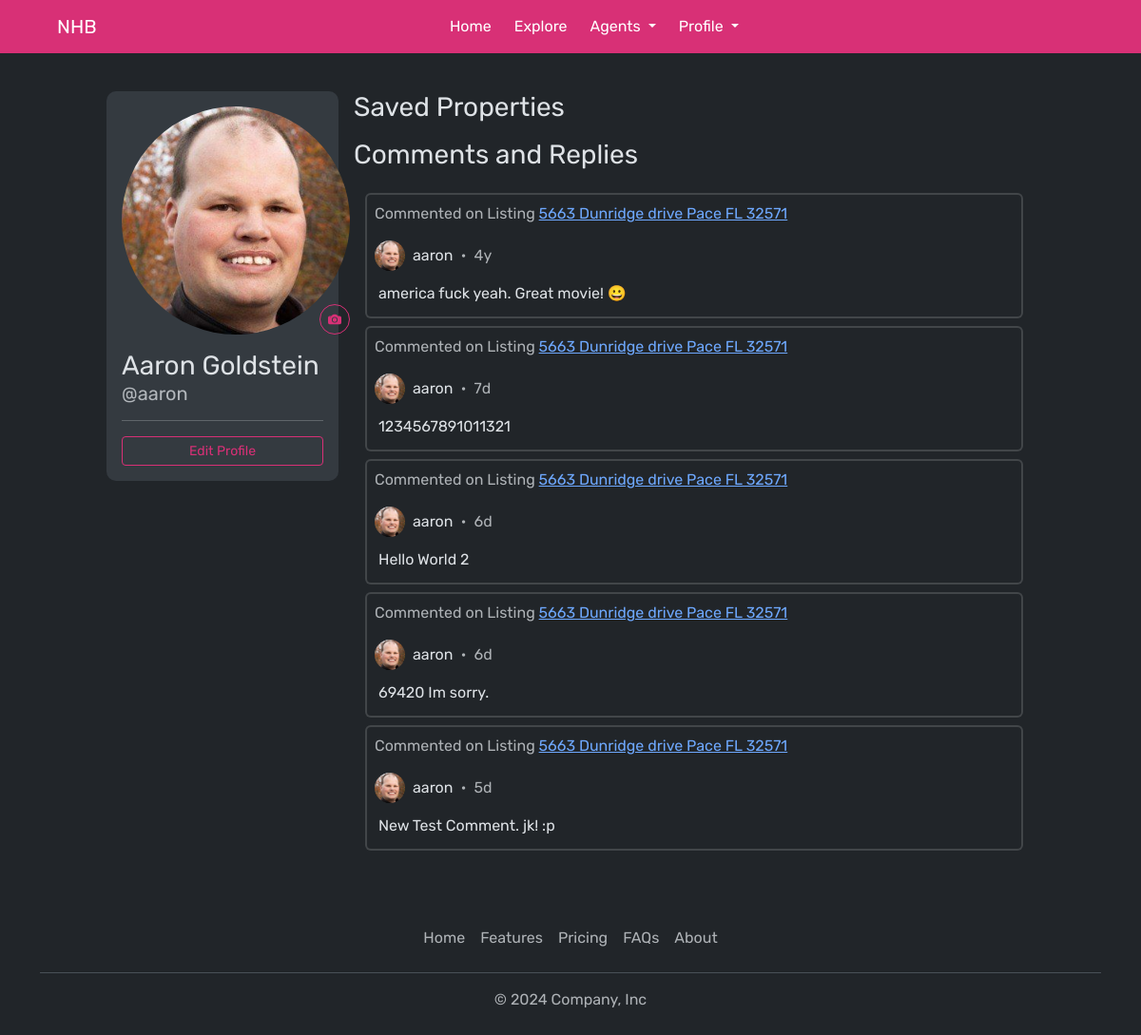
Page /profile/user=aaron/ (signed in) on the earlier database version.
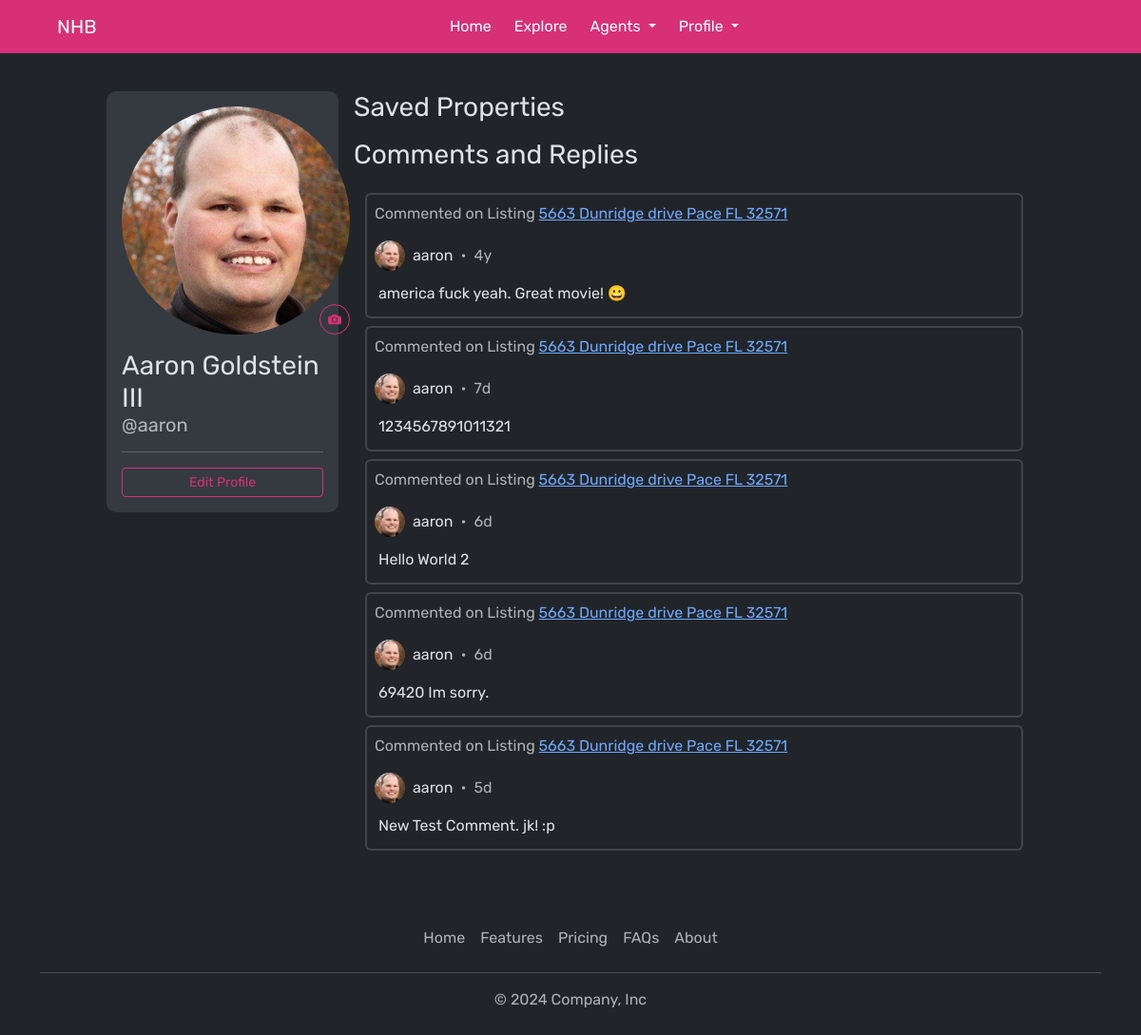
Same page on the later database version.
### profiles/models.py (models this page shows, shortened)
class Profile(models.Model):
    user = models.ForeignKey(User, on_delete=models.CASCADE)
    theme = models.CharField(choices=[('light','light'), ('dark','dark')], max_length=100, default='dark')
    goal = models.CharField(choices=GOAL_CHOICES, max_length=100, default='Searching for Investment Property')
    phone_number = models.CharField(max_length=10, blank=True, null=True)
    location = models.CharField(max_length=100, blank=True, null=True)
    profile_picture = models.ImageField(upload_to='profile_pictures', blank=True, null=True)

### property/models.py (models this page shows, shortened)
class Comment(models.Model):
    profile = models.ForeignKey(Profile, on_delete=models.CASCADE)
    property_id = models.CharField(max_length=100)
    property_address = models.CharField(max_length=250)
    text = models.CharField(max_length=999)
    timestamp = models.DateTimeField(auto_now_add=True)
    updated = models.DateTimeField(auto_now=True)
    archived = models.BooleanField(default=False)
    def detail_page_endpoint(self):
        return f'/property/detail/{self.property_address}/'

### profiles/views.py (the view)
# urls.py: path('user=<str:username>/', views.profile_view, name='profile'),
@login_required(login_url='/account/login/')
def profile_view(request, username:str, *args, **kwargs):
    profile = Profile.objects.get(user__username=username)
    form = UpdateProfileForm(initial={
        'first_name': profile.user.first_name,
        'last_name': profile.user.last_name,
        'email': profile.user.email,
        'phone_number': profile.phone_number,
        'location': profile.location,
        'goal': profile.goal
    })
    return render(request, 'profile/profile-detail.html', {'profile': profile, 'form': form })

### property/templatetags/time_delta.py (called while the page is built)
@register.filter(name='time_delta')
def time_delta(value: datetime)-> str:
    now = datetime.now().astimezone(UTC)
    delta = now - value
    if delta.days > 365:
        return f'{delta.days // 365}y'
    elif delta.days > 30:
        return f'{delta.days // 30}m'
    elif delta.days > 1:
        return f'{delta.days}d'
    elif delta.seconds > 3600:
        return f'{delta.seconds // 3600}h'
    elif delta.seconds > 60:
        return f'{delta.seconds // 60}min'
    else:
        return f'{delta.seconds}s'

### templates/profile/profile-detail.html (shortened to what this page needs)
{% extends "base.html" %}
{% block content %}
{% load time_delta%}
<div class="container col-sm-10 my-5 mx-auto">
    <div class="profile-container">
        <div class="profile-info">
            <div>
                <div class="mb-3 justify-content-center text-center">
                    <div class="profile-picture">
                        {% if user == profile.user %}
                            <label for="file-input"
                            id="mobile-change-picture-button"
                            class="btn btn-sm love rounded-circle"
                            >{% include "icons/camera.html" %}
                            </label>
                        {% endif %}
                        {% if profile.profile_picture %}
                            <img id="profile-img" src="{{ profile.profile_picture.url }}" alt="Profile Picture">
                        {% else %}
                            <img id="profile-img" src="/media/profile_pictures/default/default.png" alt="Profile Picture">
                        {% endif %}
                    </div>
                </div>
                <h3 class="mb-0">{{ profile.user.first_name }} {{ profile.user.last_name }}</h3>
                <h5 class="text-muted mb-3">@{{ profile.user.username }}</h5>
                <hr></hr>
                {% if user == profile.user %}
                <button id="edit-profile-button" class="btn btn-sm love w-100" onclick="ShowUpdateProfileForm()">Edit Profile</button>
                {% endif %}
            </div>
        </div>
        <div class="profile-content">
            <div id="saved-properties mb-4">
                <h3 class="mb-3">Saved Properties</h3>
            </div>
            <div id="comments">
                <h3 class="mb-4">Comments and Replies</h3>
                <div class="container">
                    {% for comment in profile.comment_set.all %}
                        <div id="comment-{{ comment.id }}" class="card mb-2 p-2 border-2">
                            <p class="text-muted">
                                Commented on Listing
                                <a href="{{comment.detail_page_endpoint}}">{{ comment.property_address }}</a>
                            </p>
                            <div class='d-flex align-items-center mb-2'>
                                {% if not comment.profile.profile_picture %}
                                    {% include "icons/profile-icon.html" %}
                                {% else %}
                                    <img src="{{ comment.profile.profile_picture.url }}" class="profile-badge" alt="profile picture">
                                {% endif %}
                                <p class="m-0 ms-2">{{ comment.profile.user.username }}</p>
                                <p class="m-0 text-muted">&ensp;&#8226;&ensp;{{ comment.timestamp|time_delta }}</p>
                            </div>
                            <p id="comment-text-{{comment.id}}" class="card-text my-1 ms-1">{{ comment.text }}</p>
                        </div>
                    {% endfor %}
                 </div>
            </div>
        </div>
    </div>
</div>
{% endblock %}

### templates/base.html (shortened to what this page needs)
<!DOCTYPE html>
<html lang="en" data-bs-theme="{% if not user.is_authenticated %}light{% else %}{{ request.user.profile_set.first.theme }}{% endif %}">
<head>
    {% load static %}
    <link rel="stylesheet" type="text/css" href={% static "css/styles.css" %}>
    <link href="https://cdn.jsdelivr.net/npm/bootstrap@5.3.3/dist/css/bootstrap.min.css" rel="stylesheet">
    <link rel="stylesheet" href="https://unpkg.com/leaflet@1.9.4/dist/leaflet.css" />
</head>
<body hx-headers='{"X-CSRFToken": "{{ csrf_token }}"}' >
    {% include 'components/nav.html' %}
    <div id="app-container" class="pt-5 position-relative" style="min-height: 80vh!important;">
    {% block content %}
    {% endblock %}
    </div>
    {% include 'components/toast-container.html' %}
    {% if not "/explore/" in request.get_full_path %}
        {% include 'components/footer.html' %}
    {% endif %}
</body>
</html>

### templates/components/nav.html (shortened to what this page needs)
<nav
id="navbar"
class="navbar navbar-expand-lg px-sm-5 position-fixed w-100"
style="z-index: 9998; background-color: var(--love);"
data-bs-theme="dark"
>
    <div class="container-fluid">
        <a class="navbar-brand" href="/">NHB</a>
        <div class="collapse navbar-collapse justify-content-center" id="navbarSupportedContent">
            <ul class="navbar-nav mb-2 mb-lg-0">
                <li class="nav-item me-2">
                    <a class="nav-link {% if request.get_full_path == '/' %}active{% endif %}" aria-current="page" href="/">
                        Home
                    </a>
                </li>
                <li class="nav-item me-2">
                    <a class="nav-link {% if '/explore/' in request.get_full_path %}active{% endif %}" href="/explore/">
                        Explore
                    </a>
                </li>
                <li class="nav-item me-2 dropdown" >
                    <a class="nav-link dropdown-toggle {% if '/agents/' in request.get_full_path %}active{% endif %}" href="#" role="button" data-bs-toggle="dropdown" aria-expanded="false">
                        Agents
                    </a>
                </li>
                {% if not user.is_authenticated %}
                <li class="nav-item me-2">
                    <a class="nav-link" href="/account/register/">Login / Signup</a>
                </li>
                {% else %}
                <li class="nav-item me-2 dropdown">
                    <a class="nav-link dropdown-toggle {% if '/profile/' in request.get_full_path %}active{% endif %}" href="#" role="button" data-bs-toggle="dropdown" aria-expanded="false">
                        Profile
                    </a>
                </li>
                {% endif %}
            </ul>
        </div>
    </div>
</nav>

### templates/profile/partials/update-profile-form.html (shortened to what this page needs)
{% load crispy_forms_tags %}

### templates/components/toast-container.html (shortened to what this page needs)
<div id='toast-container' class="toast-container">
</div>

### templates/components/footer.html
<div id="footer" class="container">
    <footer class="py-3 my-4">
      <ul class="nav justify-content-center border-bottom pb-3 mb-3">
        <li class="nav-item"><a href="/" class="nav-link px-2 text-body-secondary">Home</a></li>
        <li class="nav-item"><a href="#" class="nav-link px-2 text-body-secondary">Features</a></li>
        <li class="nav-item"><a href="#" class="nav-link px-2 text-body-secondary">Pricing</a></li>
        <li class="nav-item"><a href="#" class="nav-link px-2 text-body-secondary">FAQs</a></li>
        <li class="nav-item"><a href="#" class="nav-link px-2 text-body-secondary">About</a></li>
      </ul>
      <p class="text-center text-body-secondary">© 2024 Company, Inc</p>
    </footer>
</div>

### static/css/styles.css (style rules this page uses)
:root { --background: #292b2c; --foreground: #f5f5f5; --primary: #707070; --love: #d83076; --hidden: #34d3eb; }
body { font-family: Rubik,Arial,sans-serif!important; }
.love, .love a { color: var(--love) !important; background-color: none !important; border-color: var(--love) !important; }

### templates/components/nav.html (style rules this page uses)
.navbar a { color: white!important; }

### templates/profile/profile-detail.html (style rules this page uses)
.profile-container { display: flex; flex-direction: row; justify-content: center; }
.profile-info { display: flex; flex-direction: column; justify-content: center; width: 25%; height: 100%; padding: 1rem; margin-right: 1rem; border-radius: 10px; background-color: var(--bs-secondary-bg); }
.profile-content { display: flex; flex-direction: column; width: 75%; }
#mobile-change-picture-button { display: flex; position: absolute; bottom: 0; right: 0; width: 2rem; height: 2rem; text-align: center; align-items: center; }
.profile-picture { width: 15rem; height: 15rem; border-radius: 50%; display: flex; justify-content: center; align-items: center; position: relative; margin: auto; margin-bottom: 1rem; }
.profile-picture img { position: absolute; object-fit: cover; width: 15rem; height: 15rem; border-radius: 50%; }
.profile-badge { width:2rem; height:2rem; border-radius:100%; }

### templates/components/toast-container.html (style rules this page uses)
.toast-container { position: fixed; top: 0; right: 0; z-index: 9999; padding: 20px; }

Differences in the rows shown:
changed Profile "Aaron": user.last_name "Goldstein" → "Goldstein III"
